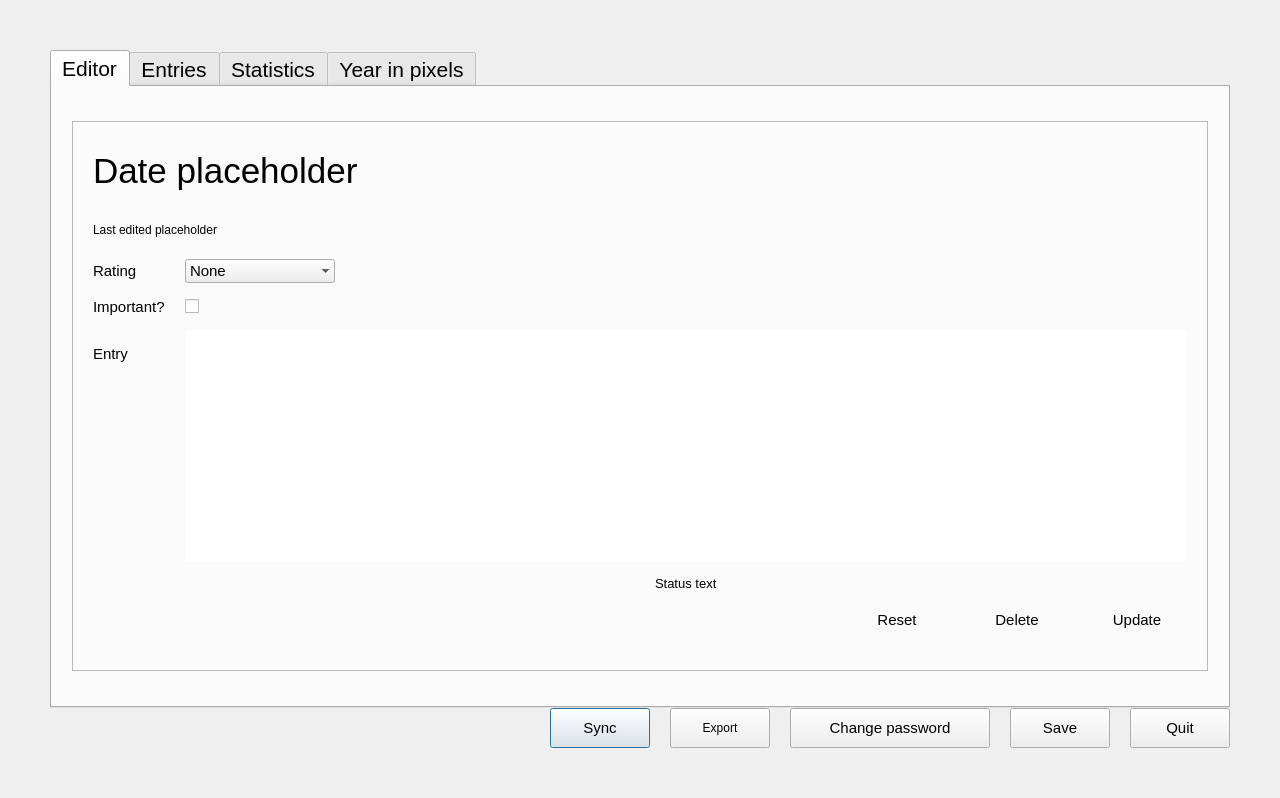
<?xml version="1.0" encoding="UTF-8"?>
<ui version="4.0">
 <class>DiaryWindow</class>
 <widget class="QDialog" name="DiaryWindow">
  <property name="geometry">
   <rect>
    <x>0</x>
    <y>0</y>
    <width>1280</width>
    <height>798</height>
   </rect>
  </property>
  <property name="sizePolicy">
   <sizepolicy hsizetype="Fixed" vsizetype="Fixed">
    <horstretch>0</horstretch>
    <verstretch>0</verstretch>
   </sizepolicy>
  </property>
  <property name="windowTitle">
   <string>Diary editor</string>
  </property>
  <layout class="QGridLayout" name="gridLayout">
   <property name="leftMargin">
    <number>50</number>
   </property>
   <property name="topMargin">
    <number>50</number>
   </property>
   <property name="rightMargin">
    <number>50</number>
   </property>
   <property name="bottomMargin">
    <number>50</number>
   </property>
   <property name="spacing">
    <number>0</number>
   </property>
   <item row="1" column="0">
    <layout class="QHBoxLayout" name="horizontalLayout">
     <property name="spacing">
      <number>20</number>
     </property>
     <property name="topMargin">
      <number>0</number>
     </property>
     <item>
      <spacer name="horizontalSpacer">
       <property name="orientation">
        <enum>Qt::Horizontal</enum>
       </property>
       <property name="sizeHint" stdset="0">
        <size>
         <width>40</width>
         <height>20</height>
        </size>
       </property>
      </spacer>
     </item>
     <item alignment="Qt::AlignHCenter|Qt::AlignVCenter">
      <widget class="QPushButton" name="sync_button">
       <property name="sizePolicy">
        <sizepolicy hsizetype="Minimum" vsizetype="Minimum">
         <horstretch>0</horstretch>
         <verstretch>0</verstretch>
        </sizepolicy>
       </property>
       <property name="minimumSize">
        <size>
         <width>100</width>
         <height>40</height>
        </size>
       </property>
       <property name="font">
        <font>
         <pointsize>11</pointsize>
        </font>
       </property>
       <property name="cursor">
        <cursorShape>PointingHandCursor</cursorShape>
       </property>
       <property name="toolTip">
        <string>Toggle Google Drive backup.</string>
       </property>
       <property name="text">
        <string>Sync</string>
       </property>
       <property name="checkable">
        <bool>true</bool>
       </property>
       <property name="flat">
        <bool>false</bool>
       </property>
      </widget>
     </item>
     <item>
      <widget class="QPushButton" name="export_button">
       <property name="minimumSize">
        <size>
         <width>100</width>
         <height>40</height>
        </size>
       </property>
       <property name="cursor">
        <cursorShape>PointingHandCursor</cursorShape>
       </property>
       <property name="toolTip">
        <string>Export the diary in JSON format.</string>
       </property>
       <property name="text">
        <string>Export</string>
       </property>
      </widget>
     </item>
     <item>
      <widget class="QPushButton" name="password_button">
       <property name="sizePolicy">
        <sizepolicy hsizetype="Minimum" vsizetype="Minimum">
         <horstretch>0</horstretch>
         <verstretch>0</verstretch>
        </sizepolicy>
       </property>
       <property name="minimumSize">
        <size>
         <width>200</width>
         <height>40</height>
        </size>
       </property>
       <property name="font">
        <font>
         <pointsize>11</pointsize>
        </font>
       </property>
       <property name="cursor">
        <cursorShape>PointingHandCursor</cursorShape>
       </property>
       <property name="toolTip">
        <string>Change the password for this diary.</string>
       </property>
       <property name="text">
        <string>Change password</string>
       </property>
      </widget>
     </item>
     <item alignment="Qt::AlignHCenter|Qt::AlignVCenter">
      <widget class="QPushButton" name="save_button">
       <property name="sizePolicy">
        <sizepolicy hsizetype="Minimum" vsizetype="Minimum">
         <horstretch>0</horstretch>
         <verstretch>0</verstretch>
        </sizepolicy>
       </property>
       <property name="minimumSize">
        <size>
         <width>100</width>
         <height>40</height>
        </size>
       </property>
       <property name="font">
        <font>
         <pointsize>11</pointsize>
        </font>
       </property>
       <property name="cursor">
        <cursorShape>PointingHandCursor</cursorShape>
       </property>
       <property name="toolTip">
        <string>Save the diary.</string>
       </property>
       <property name="text">
        <string>Save</string>
       </property>
      </widget>
     </item>
     <item alignment="Qt::AlignHCenter|Qt::AlignVCenter">
      <widget class="QPushButton" name="quit_button">
       <property name="sizePolicy">
        <sizepolicy hsizetype="Minimum" vsizetype="Minimum">
         <horstretch>0</horstretch>
         <verstretch>0</verstretch>
        </sizepolicy>
       </property>
       <property name="minimumSize">
        <size>
         <width>100</width>
         <height>40</height>
        </size>
       </property>
       <property name="font">
        <font>
         <pointsize>11</pointsize>
        </font>
       </property>
       <property name="cursor">
        <cursorShape>PointingHandCursor</cursorShape>
       </property>
       <property name="toolTip">
        <string>Close the diary without saving.</string>
       </property>
       <property name="text">
        <string>Quit</string>
       </property>
      </widget>
     </item>
    </layout>
   </item>
   <item row="0" column="0">
    <widget class="QTabWidget" name="tabs">
     <property name="font">
      <font>
       <pointsize>16</pointsize>
      </font>
     </property>
     <property name="cursor">
      <cursorShape>ArrowCursor</cursorShape>
     </property>
     <property name="acceptDrops">
      <bool>true</bool>
     </property>
     <property name="toolTip">
      <string/>
     </property>
     <property name="layoutDirection">
      <enum>Qt::LeftToRight</enum>
     </property>
     <property name="autoFillBackground">
      <bool>false</bool>
     </property>
     <property name="tabPosition">
      <enum>QTabWidget::North</enum>
     </property>
     <property name="tabShape">
      <enum>QTabWidget::Rounded</enum>
     </property>
     <property name="currentIndex">
      <number>0</number>
     </property>
     <property name="elideMode">
      <enum>Qt::ElideLeft</enum>
     </property>
     <widget class="QWidget" name="editor">
      <attribute name="title">
       <string>Editor</string>
      </attribute>
      <layout class="QHBoxLayout" name="horizontalLayout_3">
       <property name="spacing">
        <number>30</number>
       </property>
       <property name="leftMargin">
        <number>20</number>
       </property>
       <property name="topMargin">
        <number>30</number>
       </property>
       <property name="rightMargin">
        <number>20</number>
       </property>
       <property name="bottomMargin">
        <number>30</number>
       </property>
       <item>
        <layout class="QHBoxLayout" name="calender_box">
         <property name="spacing">
          <number>0</number>
         </property>
        </layout>
       </item>
       <item>
        <widget class="QFrame" name="editor_frame">
         <property name="minimumSize">
          <size>
           <width>0</width>
           <height>550</height>
          </size>
         </property>
         <property name="maximumSize">
          <size>
           <width>16777215</width>
           <height>550</height>
          </size>
         </property>
         <property name="frameShape">
          <enum>QFrame::StyledPanel</enum>
         </property>
         <property name="frameShadow">
          <enum>QFrame::Raised</enum>
         </property>
         <layout class="QGridLayout" name="gridLayout_5">
          <property name="leftMargin">
           <number>20</number>
          </property>
          <property name="topMargin">
           <number>20</number>
          </property>
          <property name="rightMargin">
           <number>20</number>
          </property>
          <property name="bottomMargin">
           <number>20</number>
          </property>
          <property name="spacing">
           <number>0</number>
          </property>
          <item row="0" column="0">
           <layout class="QGridLayout" name="gridLayout_2">
            <property name="rightMargin">
             <number>0</number>
            </property>
            <property name="spacing">
             <number>0</number>
            </property>
            <item row="2" column="0">
             <layout class="QGridLayout" name="gridLayout_3">
              <property name="horizontalSpacing">
               <number>20</number>
              </property>
              <property name="verticalSpacing">
               <number>15</number>
              </property>
              <item row="0" column="1" alignment="Qt::AlignLeft|Qt::AlignVCenter">
               <widget class="QComboBox" name="rating_dropdown">
                <property name="sizePolicy">
                 <sizepolicy hsizetype="Minimum" vsizetype="Fixed">
                  <horstretch>0</horstretch>
                  <verstretch>0</verstretch>
                 </sizepolicy>
                </property>
                <property name="minimumSize">
                 <size>
                  <width>150</width>
                  <height>0</height>
                 </size>
                </property>
                <property name="font">
                 <font>
                  <pointsize>11</pointsize>
                 </font>
                </property>
                <property name="cursor">
                 <cursorShape>PointingHandCursor</cursorShape>
                </property>
                <property name="layoutDirection">
                 <enum>Qt::LeftToRight</enum>
                </property>
                <property name="frame">
                 <bool>false</bool>
                </property>
                <item>
                 <property name="text">
                  <string>None</string>
                 </property>
                </item>
                <item>
                 <property name="text">
                  <string>Very bad</string>
                 </property>
                </item>
                <item>
                 <property name="text">
                  <string>Bad</string>
                 </property>
                </item>
                <item>
                 <property name="text">
                  <string>OK</string>
                 </property>
                </item>
                <item>
                 <property name="text">
                  <string>Good</string>
                 </property>
                </item>
                <item>
                 <property name="text">
                  <string>Very good</string>
                 </property>
                </item>
               </widget>
              </item>
              <item row="2" column="0" alignment="Qt::AlignLeft|Qt::AlignVCenter">
               <widget class="QLabel" name="label_3">
                <property name="font">
                 <font>
                  <pointsize>11</pointsize>
                 </font>
                </property>
                <property name="text">
                 <string>Important?</string>
                </property>
               </widget>
              </item>
              <item row="3" column="0">
               <layout class="QGridLayout" name="gridLayout_6">
                <property name="spacing">
                 <number>0</number>
                </property>
                <item row="1" column="0" alignment="Qt::AlignLeft|Qt::AlignTop">
                 <widget class="QLabel" name="label_4">
                  <property name="font">
                   <font>
                    <pointsize>11</pointsize>
                   </font>
                  </property>
                  <property name="text">
                   <string>Entry</string>
                  </property>
                 </widget>
                </item>
                <item row="0" column="0">
                 <spacer name="verticalSpacer">
                  <property name="orientation">
                   <enum>Qt::Vertical</enum>
                  </property>
                  <property name="sizeType">
                   <enum>QSizePolicy::Fixed</enum>
                  </property>
                  <property name="sizeHint" stdset="0">
                   <size>
                    <width>20</width>
                    <height>14</height>
                   </size>
                  </property>
                 </spacer>
                </item>
               </layout>
              </item>
              <item row="3" column="1" alignment="Qt::AlignTop">
               <widget class="QPlainTextEdit" name="text_entry">
                <property name="sizePolicy">
                 <sizepolicy hsizetype="Expanding" vsizetype="Minimum">
                  <horstretch>0</horstretch>
                  <verstretch>0</verstretch>
                 </sizepolicy>
                </property>
                <property name="minimumSize">
                 <size>
                  <width>0</width>
                  <height>230</height>
                 </size>
                </property>
                <property name="font">
                 <font>
                  <pointsize>11</pointsize>
                 </font>
                </property>
                <property name="cursor" stdset="0">
                 <cursorShape>IBeamCursor</cursorShape>
                </property>
                <property name="frameShape">
                 <enum>QFrame::NoFrame</enum>
                </property>
                <property name="frameShadow">
                 <enum>QFrame::Raised</enum>
                </property>
                <property name="plainText">
                 <string notr="true"/>
                </property>
                <property name="textInteractionFlags">
                 <set>Qt::LinksAccessibleByKeyboard|Qt::LinksAccessibleByMouse|Qt::TextBrowserInteraction|Qt::TextEditable|Qt::TextEditorInteraction|Qt::TextSelectableByKeyboard|Qt::TextSelectableByMouse</set>
                </property>
                <property name="placeholderText">
                 <string>None</string>
                </property>
               </widget>
              </item>
              <item row="2" column="1" alignment="Qt::AlignLeft|Qt::AlignVCenter">
               <widget class="QCheckBox" name="is_important">
                <property name="font">
                 <font>
                  <pointsize>14</pointsize>
                 </font>
                </property>
                <property name="cursor">
                 <cursorShape>PointingHandCursor</cursorShape>
                </property>
                <property name="text">
                 <string/>
                </property>
               </widget>
              </item>
              <item row="0" column="0" alignment="Qt::AlignLeft|Qt::AlignVCenter">
               <widget class="QLabel" name="label_2">
                <property name="font">
                 <font>
                  <pointsize>11</pointsize>
                 </font>
                </property>
                <property name="text">
                 <string>Rating</string>
                </property>
               </widget>
              </item>
              <item row="4" column="1" alignment="Qt::AlignHCenter|Qt::AlignVCenter">
               <widget class="QLabel" name="status_text">
                <property name="font">
                 <font>
                  <pointsize>10</pointsize>
                 </font>
                </property>
                <property name="text">
                 <string>Status text</string>
                </property>
               </widget>
              </item>
             </layout>
            </item>
            <item row="4" column="0">
             <layout class="QGridLayout" name="gridLayout_4">
              <property name="bottomMargin">
               <number>0</number>
              </property>
              <property name="horizontalSpacing">
               <number>20</number>
              </property>
              <property name="verticalSpacing">
               <number>0</number>
              </property>
              <item row="0" column="2" alignment="Qt::AlignHCenter|Qt::AlignVCenter">
               <widget class="QPushButton" name="clear_button">
                <property name="sizePolicy">
                 <sizepolicy hsizetype="Minimum" vsizetype="Minimum">
                  <horstretch>0</horstretch>
                  <verstretch>0</verstretch>
                 </sizepolicy>
                </property>
                <property name="minimumSize">
                 <size>
                  <width>100</width>
                  <height>40</height>
                 </size>
                </property>
                <property name="font">
                 <font>
                  <pointsize>11</pointsize>
                 </font>
                </property>
                <property name="cursor">
                 <cursorShape>PointingHandCursor</cursorShape>
                </property>
                <property name="toolTip">
                 <string>Delete the current entry.</string>
                </property>
                <property name="text">
                 <string>Delete</string>
                </property>
                <property name="flat">
                 <bool>true</bool>
                </property>
               </widget>
              </item>
              <item row="0" column="0">
               <spacer name="horizontalSpacer_2">
                <property name="orientation">
                 <enum>Qt::Horizontal</enum>
                </property>
                <property name="sizeHint" stdset="0">
                 <size>
                  <width>40</width>
                  <height>20</height>
                 </size>
                </property>
               </spacer>
              </item>
              <item row="0" column="3" alignment="Qt::AlignHCenter|Qt::AlignVCenter">
               <widget class="QPushButton" name="update_button">
                <property name="sizePolicy">
                 <sizepolicy hsizetype="Minimum" vsizetype="Minimum">
                  <horstretch>0</horstretch>
                  <verstretch>0</verstretch>
                 </sizepolicy>
                </property>
                <property name="minimumSize">
                 <size>
                  <width>100</width>
                  <height>40</height>
                 </size>
                </property>
                <property name="font">
                 <font>
                  <pointsize>11</pointsize>
                 </font>
                </property>
                <property name="cursor">
                 <cursorShape>PointingHandCursor</cursorShape>
                </property>
                <property name="toolTip">
                 <string>Save/update the current entry.</string>
                </property>
                <property name="text">
                 <string>Update</string>
                </property>
                <property name="flat">
                 <bool>true</bool>
                </property>
               </widget>
              </item>
              <item row="0" column="1" alignment="Qt::AlignHCenter|Qt::AlignVCenter">
               <widget class="QPushButton" name="reset_button">
                <property name="minimumSize">
                 <size>
                  <width>100</width>
                  <height>0</height>
                 </size>
                </property>
                <property name="font">
                 <font>
                  <pointsize>11</pointsize>
                 </font>
                </property>
                <property name="cursor">
                 <cursorShape>PointingHandCursor</cursorShape>
                </property>
                <property name="toolTip">
                 <string>Go to current date.</string>
                </property>
                <property name="text">
                 <string>Reset</string>
                </property>
                <property name="flat">
                 <bool>true</bool>
                </property>
               </widget>
              </item>
             </layout>
            </item>
            <item row="0" column="0" alignment="Qt::AlignVCenter">
             <widget class="QLabel" name="date_placeholder">
              <property name="font">
               <font>
                <pointsize>26</pointsize>
               </font>
              </property>
              <property name="text">
               <string>Date placeholder</string>
              </property>
             </widget>
            </item>
            <item row="1" column="0" alignment="Qt::AlignVCenter">
             <widget class="QLabel" name="last_edited">
              <property name="font">
               <font>
                <pointsize>9</pointsize>
               </font>
              </property>
              <property name="text">
               <string>Last edited placeholder</string>
              </property>
             </widget>
            </item>
           </layout>
          </item>
         </layout>
        </widget>
       </item>
      </layout>
     </widget>
     <widget class="QWidget" name="entries">
      <attribute name="title">
       <string>Entries</string>
      </attribute>
      <layout class="QGridLayout" name="gridLayout_8">
       <property name="leftMargin">
        <number>50</number>
       </property>
       <property name="topMargin">
        <number>30</number>
       </property>
       <property name="rightMargin">
        <number>50</number>
       </property>
       <property name="bottomMargin">
        <number>30</number>
       </property>
       <property name="spacing">
        <number>0</number>
       </property>
       <item row="0" column="0">
        <layout class="QGridLayout" name="entry_box">
         <property name="spacing">
          <number>0</number>
         </property>
        </layout>
       </item>
      </layout>
     </widget>
     <widget class="QWidget" name="stats">
      <attribute name="title">
       <string>Statistics</string>
      </attribute>
     </widget>
     <widget class="QWidget" name="pixels">
      <attribute name="title">
       <string>Year in pixels</string>
      </attribute>
     </widget>
    </widget>
   </item>
  </layout>
  <action name="action_save">
   <property name="text">
    <string>save</string>
   </property>
   <property name="shortcut">
    <string>Ctrl+S</string>
   </property>
  </action>
  <action name="action_close">
   <property name="text">
    <string>close</string>
   </property>
   <property name="shortcut">
    <string>Ctrl+W</string>
   </property>
  </action>
  <action name="action_update_entry">
   <property name="text">
    <string>update_entry</string>
   </property>
  </action>
  <action name="action_delete_entry">
   <property name="text">
    <string>delete_entry</string>
   </property>
  </action>
  <action name="action_update_password">
   <property name="text">
    <string>update_password</string>
   </property>
  </action>
  <action name="action_sync">
   <property name="text">
    <string>sync</string>
   </property>
  </action>
  <action name="action_export">
   <property name="text">
    <string>export</string>
   </property>
  </action>
  <action name="action_reset">
   <property name="text">
    <string>reset</string>
   </property>
  </action>
  <action name="action_changes_made">
   <property name="text">
    <string>changes_made</string>
   </property>
  </action>
  <action name="action_user_edit_pane">
   <property name="text">
    <string>user_edit_pane</string>
   </property>
  </action>
 </widget>
 <tabstops>
  <tabstop>tabs</tabstop>
  <tabstop>sync_button</tabstop>
  <tabstop>export_button</tabstop>
  <tabstop>password_button</tabstop>
  <tabstop>save_button</tabstop>
  <tabstop>quit_button</tabstop>
  <tabstop>rating_dropdown</tabstop>
  <tabstop>is_important</tabstop>
  <tabstop>text_entry</tabstop>
  <tabstop>reset_button</tabstop>
  <tabstop>clear_button</tabstop>
  <tabstop>update_button</tabstop>
 </tabstops>
 <resources/>
 <connections>
  <connection>
   <sender>quit_button</sender>
   <signal>clicked()</signal>
   <receiver>action_close</receiver>
   <slot>trigger()</slot>
   <hints>
    <hint type="sourcelabel">
     <x>1183</x>
     <y>678</y>
    </hint>
    <hint type="destinationlabel">
     <x>-1</x>
     <y>-1</y>
    </hint>
   </hints>
  </connection>
  <connection>
   <sender>save_button</sender>
   <signal>clicked()</signal>
   <receiver>action_save</receiver>
   <slot>trigger()</slot>
   <hints>
    <hint type="sourcelabel">
     <x>1013</x>
     <y>678</y>
    </hint>
    <hint type="destinationlabel">
     <x>-1</x>
     <y>-1</y>
    </hint>
   </hints>
  </connection>
  <connection>
   <sender>password_button</sender>
   <signal>clicked()</signal>
   <receiver>action_update_password</receiver>
   <slot>trigger()</slot>
   <hints>
    <hint type="sourcelabel">
     <x>1041</x>
     <y>533</y>
    </hint>
    <hint type="destinationlabel">
     <x>-1</x>
     <y>-1</y>
    </hint>
   </hints>
  </connection>
  <connection>
   <sender>clear_button</sender>
   <signal>clicked()</signal>
   <receiver>action_delete_entry</receiver>
   <slot>trigger()</slot>
   <hints>
    <hint type="sourcelabel">
     <x>966</x>
     <y>595</y>
    </hint>
    <hint type="destinationlabel">
     <x>-1</x>
     <y>-1</y>
    </hint>
   </hints>
  </connection>
  <connection>
   <sender>update_button</sender>
   <signal>clicked()</signal>
   <receiver>action_update_entry</receiver>
   <slot>trigger()</slot>
   <hints>
    <hint type="sourcelabel">
     <x>1086</x>
     <y>595</y>
    </hint>
    <hint type="destinationlabel">
     <x>-1</x>
     <y>-1</y>
    </hint>
   </hints>
  </connection>
  <connection>
   <sender>sync_button</sender>
   <signal>clicked()</signal>
   <receiver>action_sync</receiver>
   <slot>trigger()</slot>
   <hints>
    <hint type="sourcelabel">
     <x>718</x>
     <y>726</y>
    </hint>
    <hint type="destinationlabel">
     <x>-1</x>
     <y>-1</y>
    </hint>
   </hints>
  </connection>
  <connection>
   <sender>export_button</sender>
   <signal>clicked()</signal>
   <receiver>action_export</receiver>
   <slot>trigger()</slot>
   <hints>
    <hint type="sourcelabel">
     <x>718</x>
     <y>726</y>
    </hint>
    <hint type="destinationlabel">
     <x>-1</x>
     <y>-1</y>
    </hint>
   </hints>
  </connection>
  <connection>
   <sender>reset_button</sender>
   <signal>clicked()</signal>
   <receiver>action_reset</receiver>
   <slot>trigger()</slot>
   <hints>
    <hint type="sourcelabel">
     <x>860</x>
     <y>602</y>
    </hint>
    <hint type="destinationlabel">
     <x>-1</x>
     <y>-1</y>
    </hint>
   </hints>
  </connection>
  <connection>
   <sender>rating_dropdown</sender>
   <signal>currentIndexChanged(int)</signal>
   <receiver>action_changes_made</receiver>
   <slot>trigger()</slot>
   <hints>
    <hint type="sourcelabel">
     <x>296</x>
     <y>214</y>
    </hint>
    <hint type="destinationlabel">
     <x>-1</x>
     <y>-1</y>
    </hint>
   </hints>
  </connection>
  <connection>
   <sender>is_important</sender>
   <signal>stateChanged(int)</signal>
   <receiver>action_changes_made</receiver>
   <slot>trigger()</slot>
   <hints>
    <hint type="sourcelabel">
     <x>228</x>
     <y>249</y>
    </hint>
    <hint type="destinationlabel">
     <x>-1</x>
     <y>-1</y>
    </hint>
   </hints>
  </connection>
  <connection>
   <sender>text_entry</sender>
   <signal>textChanged()</signal>
   <receiver>action_changes_made</receiver>
   <slot>trigger()</slot>
   <hints>
    <hint type="sourcelabel">
     <x>686</x>
     <y>397</y>
    </hint>
    <hint type="destinationlabel">
     <x>-1</x>
     <y>-1</y>
    </hint>
   </hints>
  </connection>
 </connections>
</ui>
